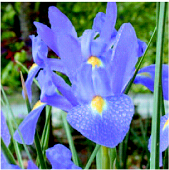
%> input picture Laboratory3/Images/Laboratorio_3_1.bmp, 169 x 170 px
$ octave laboratory3.m   (GNU Octave 9; MATLAB toolbox functions it lacks are replaced by stand-ins)
%> lines starting %> are read from the running program, lines starting %| are printed output that depends on the picture
%--------------------------------------------
% Laboratório 3
% Aluno: Marcos Vinicius Ribeiro Silva
%--------------------------------------------

%--------------------------------------------
% Exercício 1
%--------------------------------------------

% Adicionando o path onde contêm as imagens
clc;
addpath('Images');

% Lendo a imagem original
img_ori = imread('Laboratorio_3_1.bmp');
%> img_ori is the input picture: size 170x169x3 uint8; mean R, G, B 99.7, 122.3, 146.7

% Criando imagem do exercício 1
title_figure = 'Exercicio 1';
figure('NumberTitle', 'off', 'Name', title_figure);

% Dividindo a imagem nos canais RGB
img_red = img_ori(:,:,1);
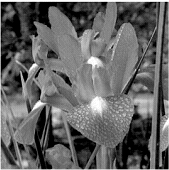
%> img_red: size 170x169 uint8; min 0, max 255, mean 99.7
img_green = img_ori(:,:,2);
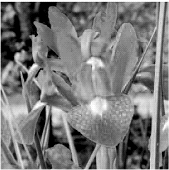
%> img_green: size 170x169 uint8; min 0, max 255, mean 122.3
img_blue = img_ori(:,:,3);
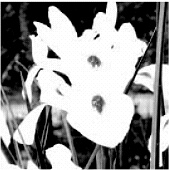
%> img_blue: size 170x169 uint8; min 0, max 255, mean 146.7

% Imprimindo as imagens com somente uma cor
subplot(2,3,1); imshow(img_red); title('Imagem canal vermelho');
subplot(2,3,2); imshow(img_green); title('Imagem canal verde');
subplot(2,3,3); imshow(img_blue); title('Imagem canal azul');

% Gerando uma nova imagem a partir das imagens de somente um canal,
% comparando com as imagens originais
img_cat = cat(3, img_red, img_green, img_blue);

subplot(2,3,4); imshow(img_ori); title('Imagem original');
subplot(2,3,6); imshow(img_cat); title('Imagem concatenada');

%--------------------------------------------
% Exercício 2
%--------------------------------------------

% Adaptando e executando algorítmo

% Criando imagem do exercício 2
title_figure = 'Exercicio 2';
figure('NumberTitle', 'off', 'Name', title_figure);

% Lendo imagem original
RGB = imread('Laboratorio_3_2.png');
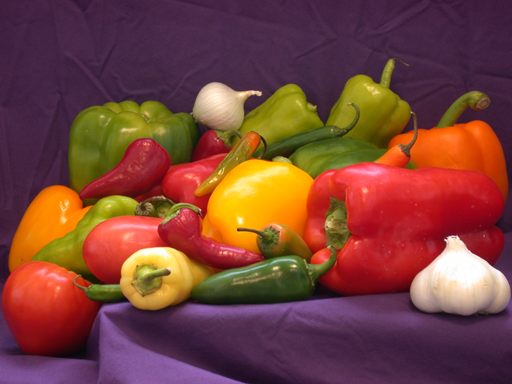
%> input picture Laboratory3/Images/Laboratorio_3_2.png, 512 x 384 px
%> RGB is the input picture: size 384x512x3 uint8; mean R, G, B 120.8, 66.4, 57.6

% Extrainto matrizes de ponteiros e matriz de cores da imagem
[X, map] = rgb2ind(RGB, 256);
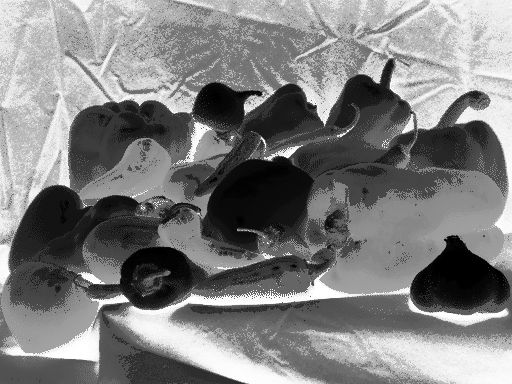
%> X: size 384x512 uint8; min 0, max 255, mean 126.7
%> map = 256 rows, first 12: [0.992 0.992 0.98; 0.988 0.922 0.847; 0.996 0.914 0.541; 0.996 0.871 0.424; 0.996 0.827 0.298; 1 0.812 0.141; 0.969 0.859 0.749; 0.906 0.78 0.663; 0.906 0.69 0.271; 1 0.788 0.0157; 1 0.741 0; 1 0.694 0.00392]

% Aproximando a imagem reduzindo o número de cores
%> (the run ends here)
